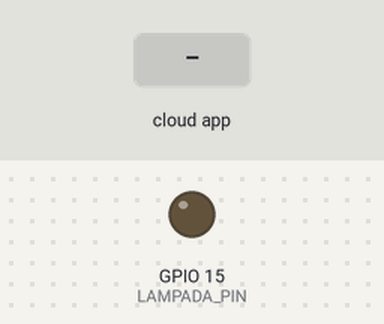
This sketch was run on a simulated ESP32. Shown: output pins drawn as LEDs (lit = HIGH). The test bench sets the inputs (shaded band). WiFi joins after 1.5 s; servers stay silent unless stated; the Firebase database answers and starts empty; what the sketch prints to the serial monitor is not drawn.

Above: at 2.7 s.
2.8 s: the phone or cloud app sets lampada to ON
At 4.0 s:
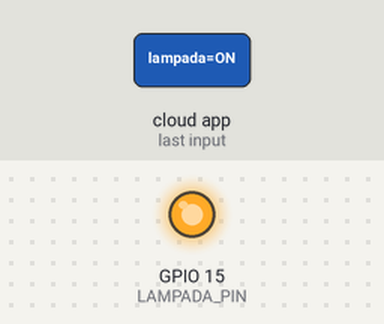
4.3 s: the phone or cloud app sets lampada to OFF
At 5.8 s:
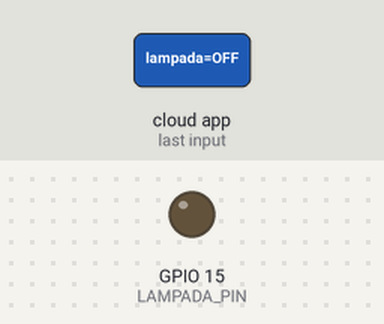
Timing chart, 0 to 7.3 s (numbered marks = the images above; inputs shaded):
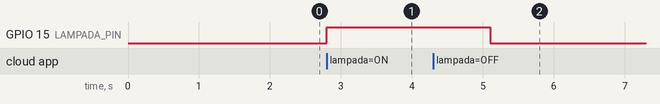

Measured:
- after the input at 2.8 s, GPIO 15 (LAMPADA_PIN): LOW → HIGH at once
- after the input at 4.3 s, GPIO 15 (LAMPADA_PIN): HIGH → LOW after 0.80 s

The sketch:

Esp32_firebase.ino
```cpp
#include <WiFi.h>
#include <FirebaseESP32.h>

#define WIFI_SSID "" // nome da rede wifi
#define WIFI_PASSWORD "" // senha da rede wifi

#define API_KEY "" // Chave de API do firebase
#define USER_EMAIL "" // email do usuário cadastrado
#define USER_PASSWORD "" // senha do usuário cadastrado
#define DATABASE_URL "" // url do nó do firebase

#define LAMPADA_PIN 15

FirebaseData fbdo;
FirebaseAuth auth;
FirebaseConfig config;

void setup() {
  pinMode(LAMPADA_PIN, OUTPUT);
  Serial.begin(115200);

  WiFi.begin(WIFI_SSID, WIFI_PASSWORD);
  while (WiFi.status() != WL_CONNECTED) {
    Serial.print(".");
    delay(300);
  }
  Serial.println();
  Serial.println(WiFi.localIP());

  config.api_key = API_KEY;
  auth.user.email = USER_EMAIL;
  auth.user.password = USER_PASSWORD;
  config.database_url = DATABASE_URL;

  Firebase.begin(&config, &auth);
  Firebase.reconnectWiFi(true);
}

void loop() {
  if (Firebase.getString(fbdo, "/lampada/")) {
    String LAMPADAState = fbdo.stringData();

    if (LAMPADAState == "ON") {
      digitalWrite(LAMPADA_PIN, HIGH);
    } else if (LAMPADAState == "OFF") {
      digitalWrite(LAMPADA_PIN, LOW);
    }
  } else {
    Serial.println(fbdo.errorReason());
  }

  delay(1000);
}
```
